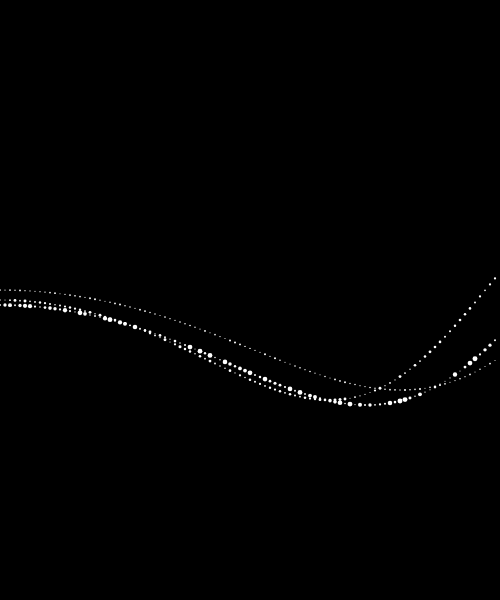
Frame 1 (no input)
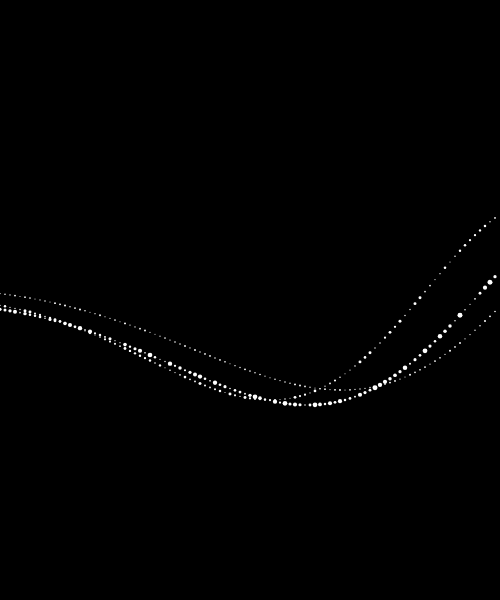
Frame 60 (no input)
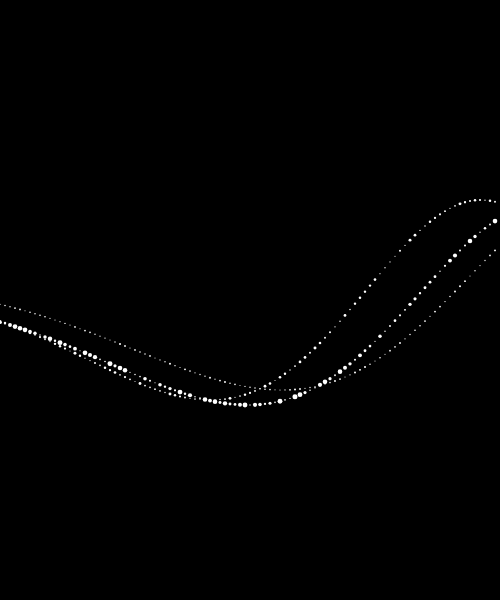
Frame 120 (the mouse pressed at the canvas centre since frame 60)

The p5.js sketch that drew these frames (run headless with seeded random() and noise() and a simulated clock; from frame 60 on, the mouse is pressed at the canvas centre):

// p5.js sketch
// ── sketch.js
function setup() {
  createCanvas(500, 600);

  noStroke();
}

function draw() {
  background(0);
  drawWave(2, -10, 0.005, 0.001);
  drawWave(3, 0, 0.005, 0.0015);
  drawWave(5, 5, 0.007, 0.0012);

}


function drawWave(size, yoff, freq1, freq2) {

  var resolution = 5;
  for (var x = 0; x < width; x += resolution) {
    var amp, freq, sinVal;

    amp = 0.01;
    freq = (x + frameCount) * freq1;
    sinVal = sin(freq) * amp;

    amp = 0.01;
    freq = (x + frameCount) * freq2;
    sinVal = sin(freq) * amp;

    amp = 100;
    freq = (x + frameCount) * sinVal;
    sinVal = sin(freq) * amp;

    var y = height / 2 + sinVal + yoff;
    var s = random(1, size);
    ellipse(x, y, s, s);
  }
}
